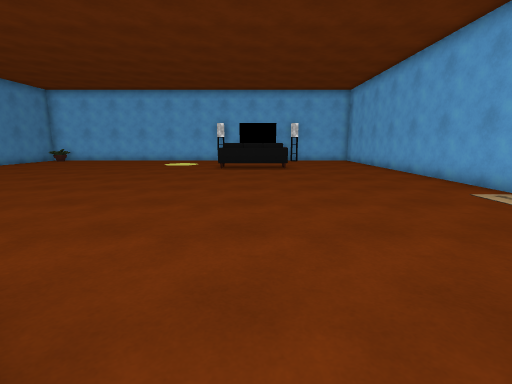
view 1 (above)

23 first-person views from a walk through a 3-D level made in the Unity game engine. The camera is 1.3 m above the floor, tilts 10° down and sees 85° across. The floor is counted in squares, 1 m on a side. Each view is taken from the middle of a square. On the plan, view 1 faces up. The plan holds only what a view shows up to about 13 squares ahead; the rest is blank. The place goes on beyond the plan. The player is left out. Some surface patterns are stand-ins.

view 2
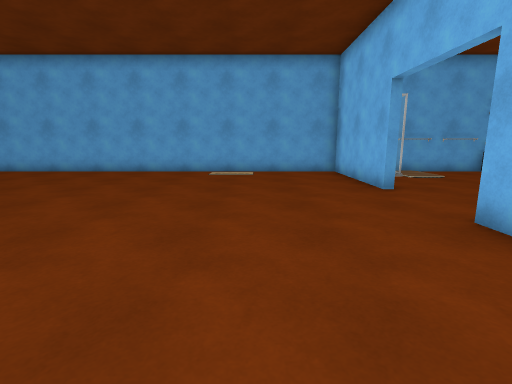

view 3
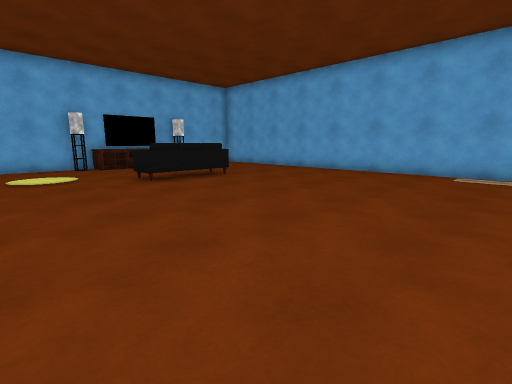

view 4
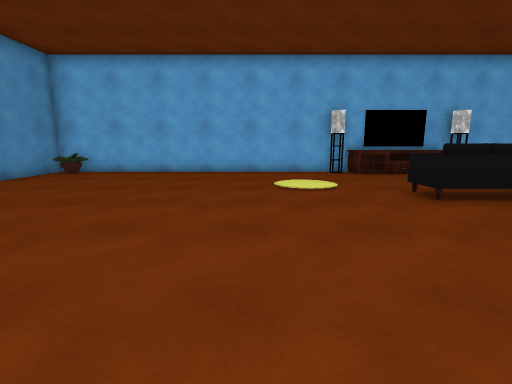

view 5
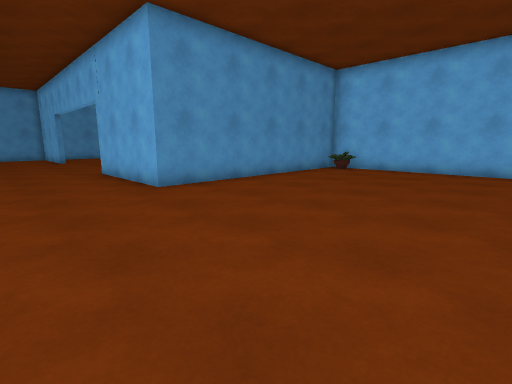

view 6
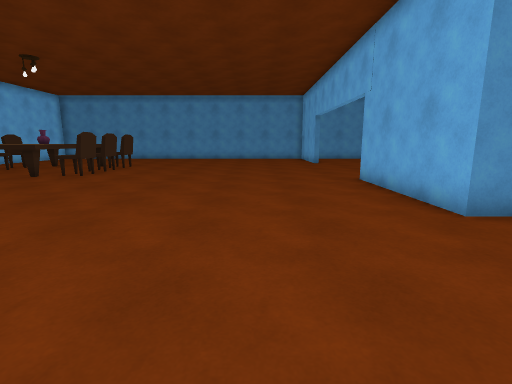

view 7
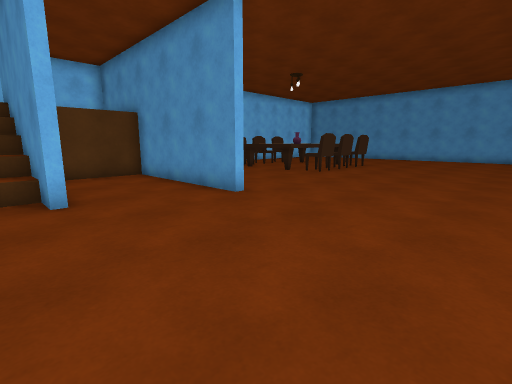

view 8
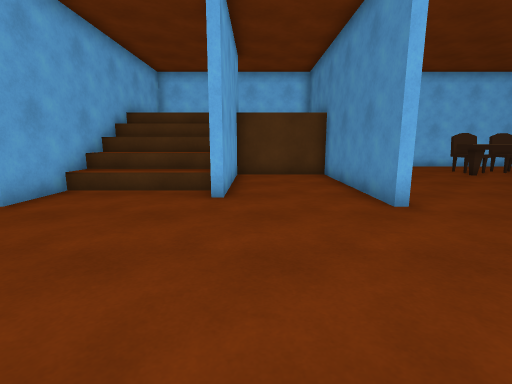

view 9
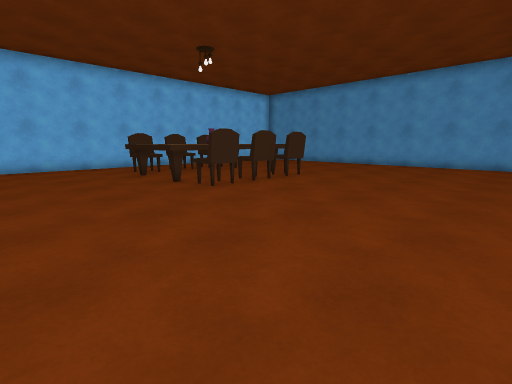

view 10
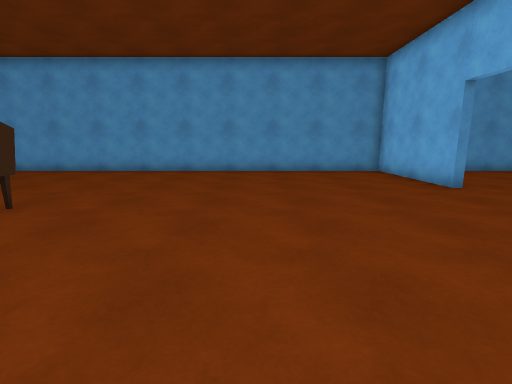

view 11
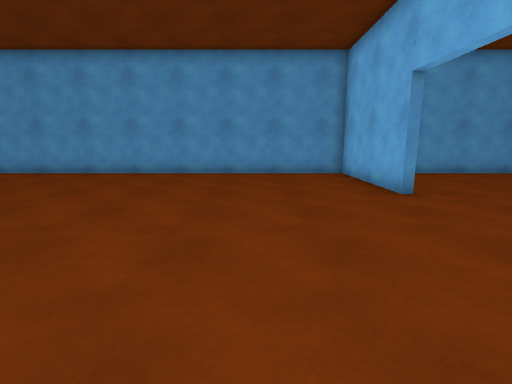

view 12
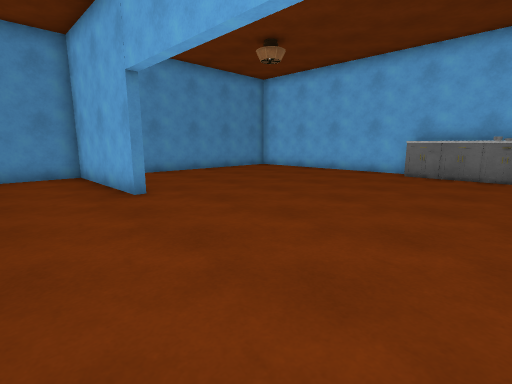

view 13
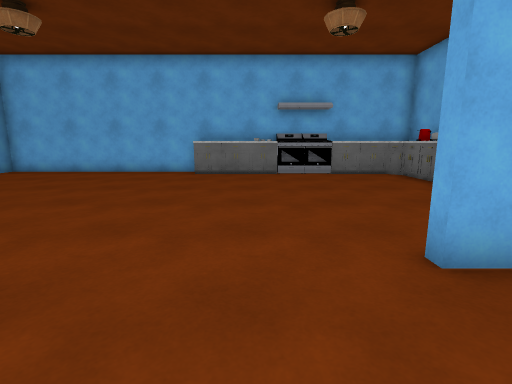

view 14
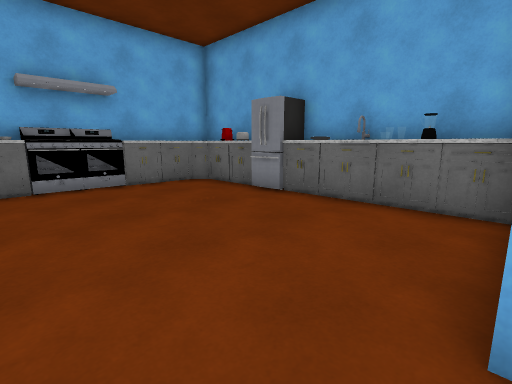

view 15
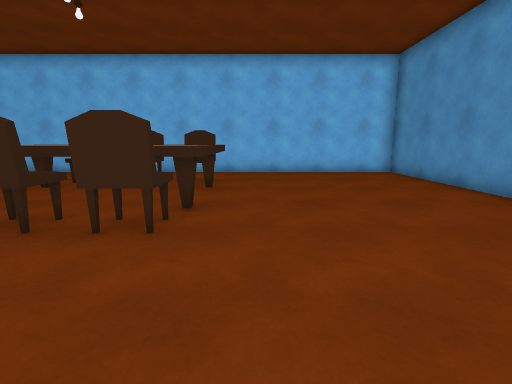

view 16
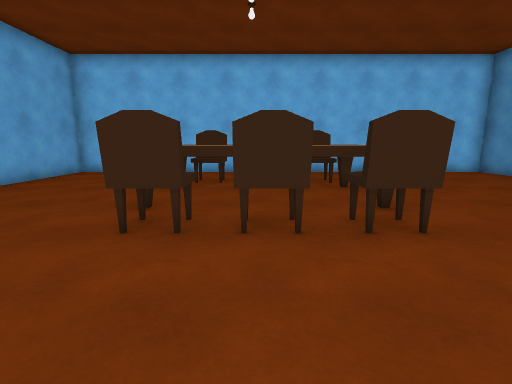

view 17
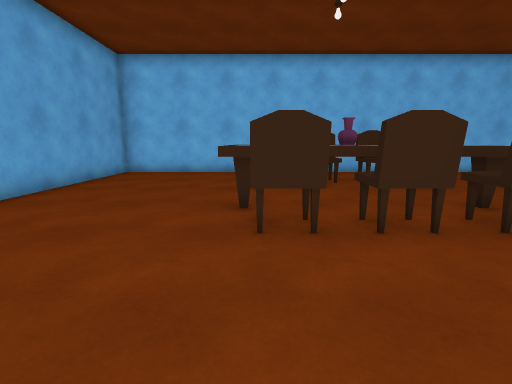

view 18
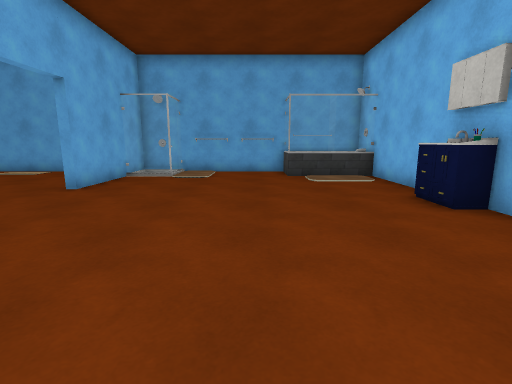

view 19
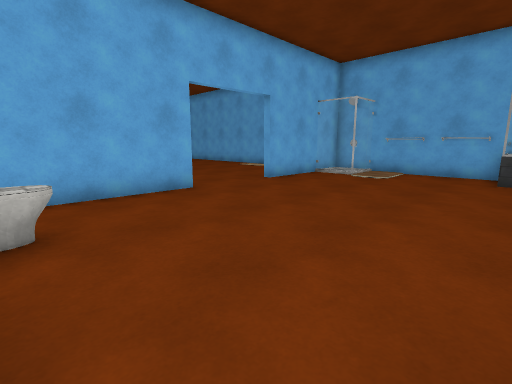

view 20
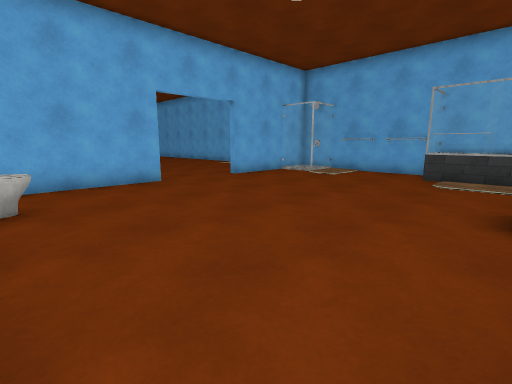

view 21
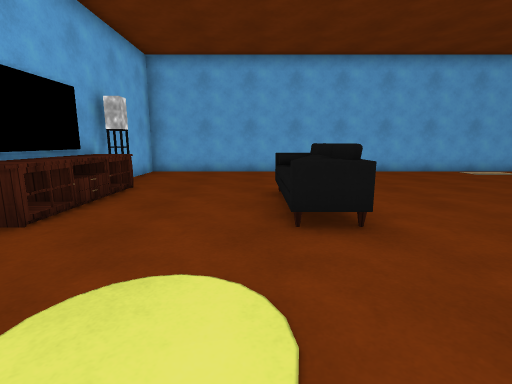

view 22
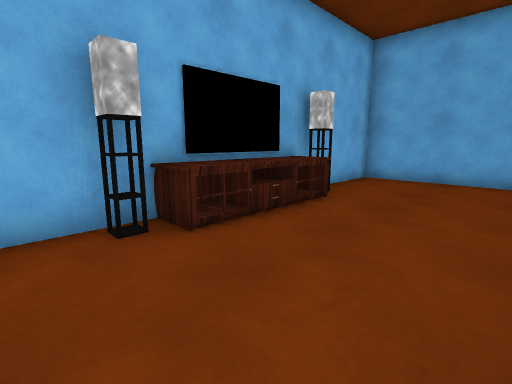

view 23
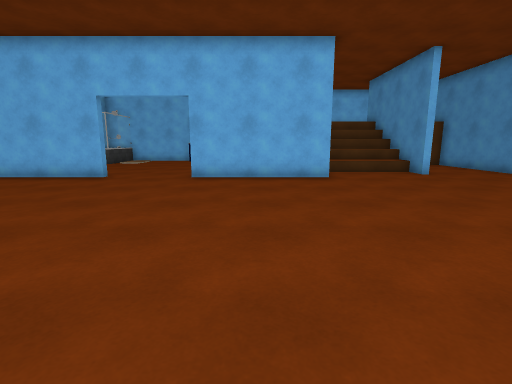

### Floor plan
Points are (right, up) in squares from view 1. A wall is a line through its corners. A room is listed if a view was taken in it or the views show most of it. See-through windows are left out.
Room 1 (views 1, 18, 19, 20)
walls: (-1.1, -8.6) (5, -8.6) (5, -6.4); (-1.5, 1.1) (-5.8, 1.1); (5.5, -5.3) (6.8, -5.3); (6.7, -5.6) (6.7, -0.9); (5, 1.1) (1.8, 1.1) (1.8, 1.4)
ways out: opening at (0, 1) to room 2
objects: toilet (-6, -2) to (-5, -1); other object (-1, -8); other object (0, -8); other object (1, -8); other object (5, -6) to (6, -5)
Room 2 (views 2, 3, 4, 5, 6, 7, 8, 9, 10, 11, 12, 13, 14, 15, 16, 17, 21, 22, 23)
walls: (-15.2, 11.2) (-15.2, 15.9); (-16.1, 11.1) (-16.1, 12.5); (-15.2, 1.4) (-14.8, 1.4) (-14.8, -7.5); (-16.1, 13.4) (-16.1, 14.5); (-10.9, 0.5) (-10.9, -5.9); (-15.2, 18) (-15.2, 20.7) (-18.9, 20.7); (-14.9, -4.6) (-13.9, -4.6); (-12, -4.6) (-11.1, -4.6); (-16.2, 19.3) (-16.5, 19.7) (-18.6, 19.7); (-11.2, -5.9) (-11.2, 0.4); (-28.1, 11.1) (-28.1, 10.8) (-33.1, 10.8) (-33.1, -8.6) (-15.2, -8.6) (-15.2, -2.2); (-22.4, 19.7) (-24.6, 19.7); (-21, 20.7) (-33.1, 20.7) (-33.1, 20); (-13.8, -8.6) (-12.9, -8.6); (-6.8, -6.6) (-6.8, 1.4) (-1.5, 1.4); (1.8, 1.4) (6.7, 1.4) (6.7, 20.7) (1.4, 20.7); (-0.5, 20.7) (-14.8, 20.7) (-14.8, 10.8) (-20.1, 10.8); (-33.1, 18.1) (-33.1, 13.1); (3, 20) (2.5, 20) (2.5, 20.5)
low walls: (-11, -0.6) (-10.4, -0.6)
ways out: opening at (0, 1) to room 1
objects: chair (-26, -6) to (-25, -5); table (-26, -4) to (-24, -2); chair (-26, -1) to (-25, 0); chair (-24, -6) to (-23, -5); chair (-24, -1) to (-23, 0); vase (-23, -3); chair (-22, -6) to (-21, -5); table (-22, -4) to (-20, -1); chair (-22, -1) to (-21, 0); other object (-22, 20); other object (-21, 20); stove (-20, 20); stove (-19, 20); other object (-16, 15); fridge (-16, 16) to (-16, 17); other object (-16, 18); other object (-16, 19) to (-15, 19); plant (-14, 20); sofa (-2, 14) to (1, 15); table (-2, 20) to (2, 20)
Room 3 (no view inside)
walls: (5, -8.6) (6.7, -8.6) (6.7, -5.6)
objects: other object (6, -8)
Room 4 (no view inside)
walls: (6.7, -0.9) (6.7, 1.1) (5, 1.1)

Positions as (right, up) in squares from view 1, and headings:
1: (0, 0), facing up
2: (-6, 5), facing right
3: (-6, 5), facing up-right
4: (-6, 8), facing up
5: (-7, 7), facing up-left
6: (-10, 7), facing left
7: (-10, 7), facing down-left
8: (-12, 7), facing down
9: (-16, 7), facing down-left
10: (-20, 5), facing left
11: (-21, 7), facing left
12: (-21, 8), facing up-left
13: (-22, 8), facing up
14: (-22, 11), facing up-right
15: (-27, 4), facing down
16: (-23, 4), facing down
17: (-21, 4), facing down
18: (-6, -4), facing right
19: (-6, -6), facing up-right
20: (-6, -8), facing up-right
21: (-6, 16), facing right
22: (-4, 16), facing up-right
23: (-4, 12), facing down
